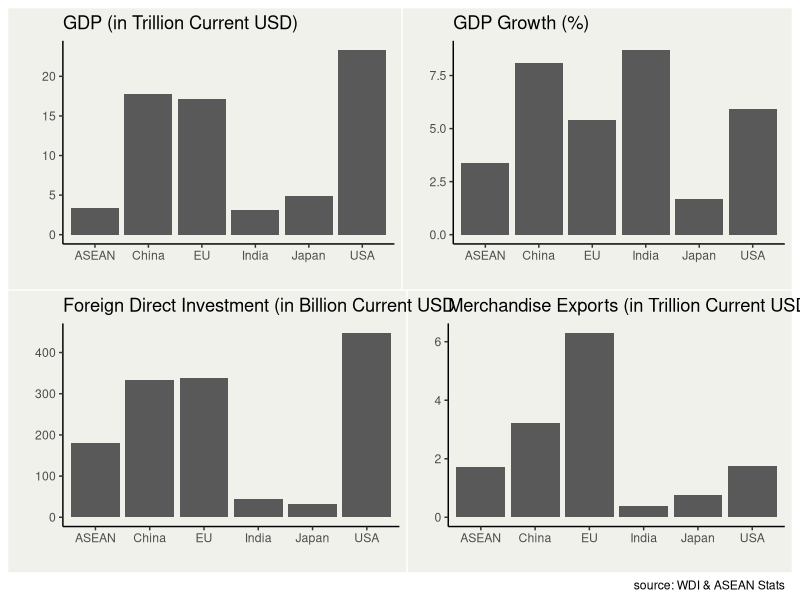
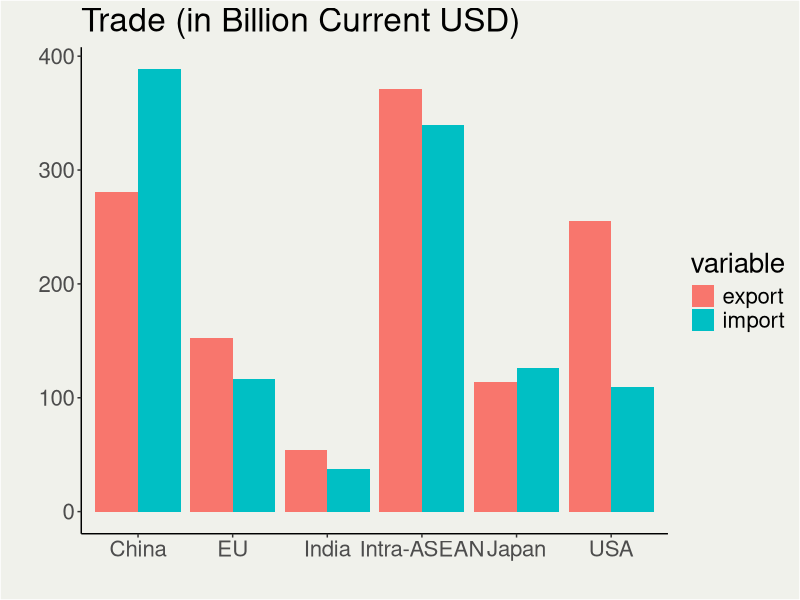
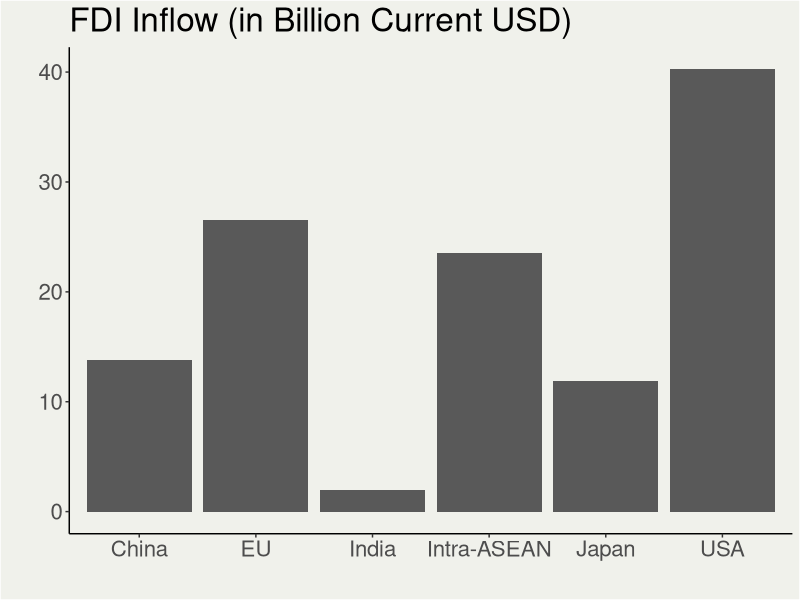
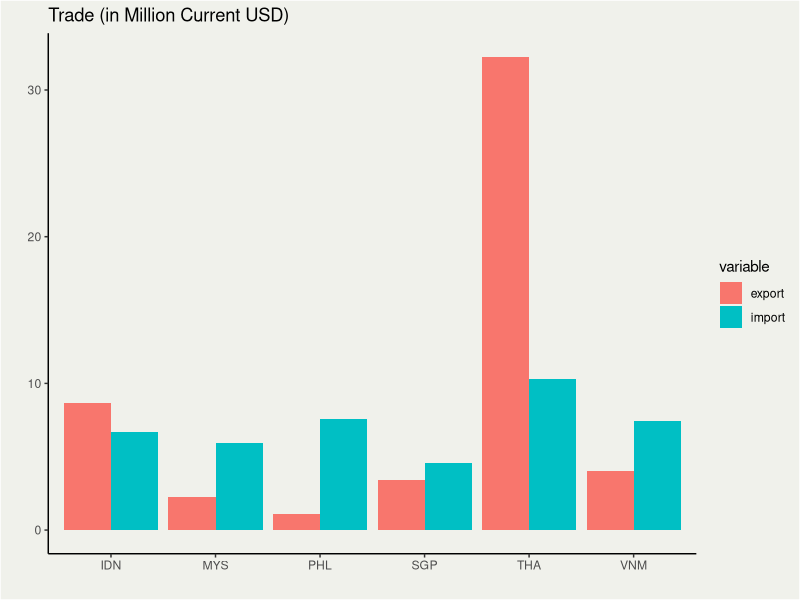

Write R code to recreate these figures, in order.
## ---- chunk 1
library(tidyverse)
library(patchwork)
dat<-tibble(
  region=c('ASEAN','EU','USA','China','India','Japan'),
  gdp=c(3.348,17.18,23.32,17.73,3.18,4.94),
  growth=c(3.4,5.4,5.9,8.1,8.7,1.7),
  fdi=c(179.2,337.48,448.32,333.98,44.73,33.09),
  exports=c(1.713,6.31,1.76,3.22,0.402,0.749)
)
z<-theme_classic() +
  theme(panel.background = element_rect(fill = "#f0f1eb",
                                        colour = "#f0f1eb"),
        plot.background = element_rect(fill = "#f0f1eb"),
        strip.background = element_rect(fill = "#f0f1eb"),
        legend.key = element_rect(fill = "#f0f1eb",linetype = "blank"),
        legend.background = element_rect(fill="#f0f1eb"))

a<-ggplot(dat, aes(x=region,y=gdp)) + geom_bar(stat = "identity")+z+labs(title="GDP (in Trillion Current USD)")+ylab('')+xlab('')
b<-ggplot(dat, aes(x=region,y=growth)) + geom_bar(stat = "identity")+z+labs(title="GDP Growth (%)")+ylab('')+xlab('')
c<-ggplot(dat, aes(x=region,y=fdi)) + geom_bar(stat = "identity")+z+labs(title="Foreign Direct Investment (in Billion Current USD")+ylab('')+xlab('')
d<-ggplot(dat, aes(x=region,y=exports)) + geom_bar(stat = "identity")+z+labs(title="Merchandise Exports (in Trillion Current USD")+ylab('')+xlab('')
(a+b)/(c+d)+plot_annotation(caption = 'source: WDI & ASEAN Stats')
## ---- chunk 2
#| layout-nrow: 2
library(reshape2)
dut<-tibble(
  region=c('Intra-ASEAN','EU','USA','China','India','Japan'),
  export=c(370.92,152.25,255.16,280.76,53.81,113.87),
  import=c(339.86,116.57,109.3,388.44,37.74,126.52)
)
dut2<-melt(dut, id.vars='region')
dit<-tibble(
  region=c('Intra-ASEAN','EU','USA','China','India','Japan'),
  fdi=c(23.53,26.53,40.25,13.83,1.98,11.88)
)
e<-ggplot(dut2, aes(x=region, y=value, fill=variable)) +
    geom_bar(stat='identity', position='dodge')+z+labs(title="Trade (in Billion Current USD)")+ylab('')+xlab('')+ theme(text = element_text(size = 20))
f<-ggplot(dit, aes(x=region,y=fdi)) + geom_bar(stat = "identity")+z+labs(title="FDI Inflow (in Billion Current USD)")+ylab('')+xlab('')+ theme(text = element_text(size = 20))
e
f
## ---- chunk 3
#| fig-height: 6
#| fig-width: 5
dot<-tibble(
  country=c('THA','IDN','VNM','SGP','MYS','PHL'),
  export=c(32.258,8.636,4.028,3.445,2.228,1.075),
  import=c(10.266,6.702,7.444,4.575,5.924,7.592)
)
dot2<-melt(dot, id.vars='country')

ggplot(dot2, aes(x=country, y=value, fill=variable)) +
    geom_bar(stat='identity', position='dodge')+z+labs(title="Trade (in Million Current USD)")+ylab('')+xlab('')
